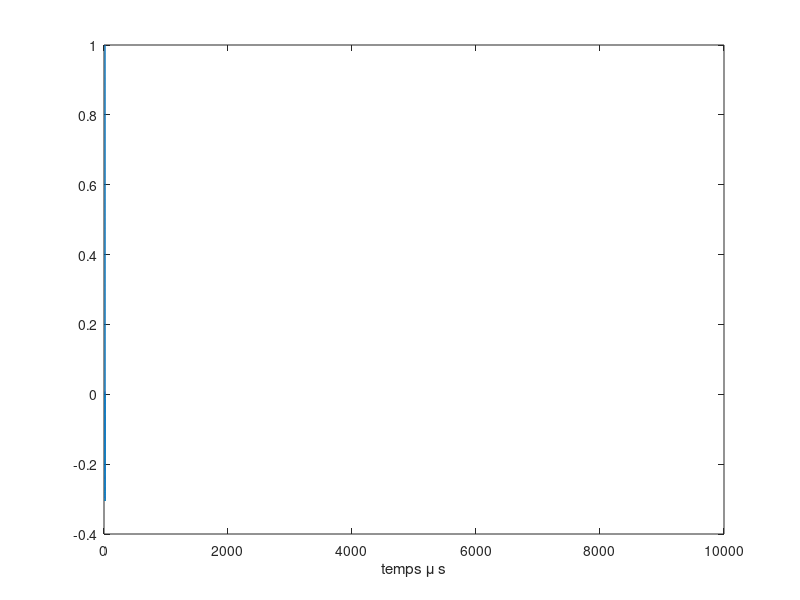
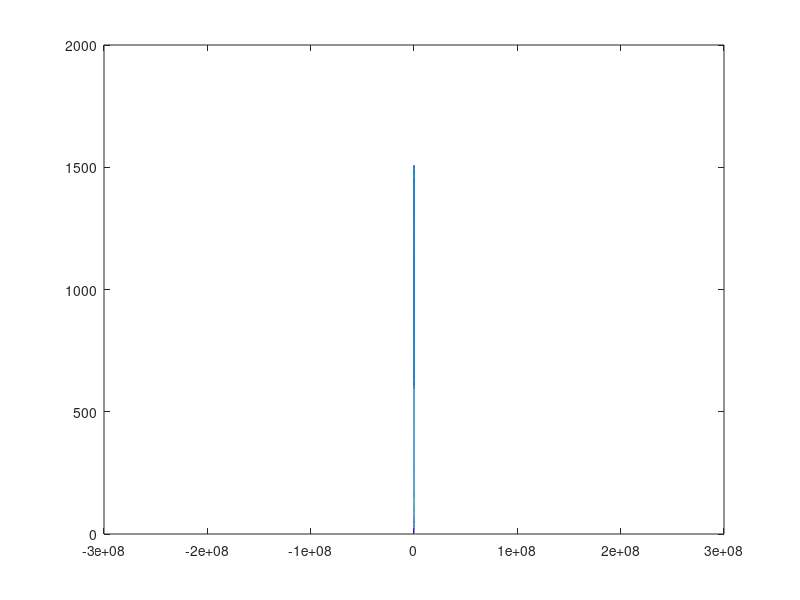

The MATLAB source for these figures, in order: (Note: this script raises an error after producing the figures.)
%clear
% Fréquence du générateur (fréquence de répétition du signal)
fp = 100;
% Période de répétition du signal
Tp = 1/fp;
%Nombre de points du signal
N = (0:(2^22-1)); % 2^14 par defaut
%Vecteur temporel
t = Tp/length(N)*N;
%Fréquence d'échantillonnage
fe = length(N)/Tp;
%Fréquence centrale du signal
fc_N = 100;
fc = fc_N*1e3;
%variance de la Gaussienne
N_sigma = 1.8;
sigmaf  = fc/N_sigma;
%sigmaf  = 1e6/N_sigma;
%variance de la Gaussienne temporelle
sigmat = 1/2/pi/sigmaf;
%sigmat = sigmat/5; % tiens sur 10 ca ressemble a un ricker
%temps de "départ"
t0 = 6*sigmat;
%Signal
A = cos(2*pi*fc*(t-t0)).*exp(-(t-t0).^2/2/sigmat^2);
Nf = 4*length(N);
ATF = fftshift(fft(A,Nf));
Freq = ((-Nf/2:Nf/2-1) *fe/Nf);
figure
plot(t*1e6,A)
xlabel('temps \mu s')

figure;     
plot(Freq,abs(ATF))
%%

name = "gauss_"+fc_N+"_kHz_fp100.wav";
%name = name + fp +"Hz.wav" ;
audiowrite(name,A,fe)


%Ecriture d'un fichier .DAT
%tamere = fopen('tamerelachienne.tps','w');
%connard = fwrite(tamere,A);
%DA = fclose(tamere);
